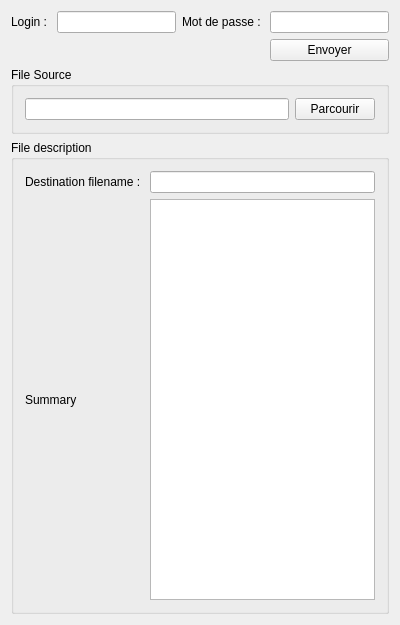
<?xml version="1.0" encoding="UTF-8"?>
<ui version="4.0">
 <class>MainWindow</class>
 <widget class="QMainWindow" name="MainWindow">
  <property name="geometry">
   <rect>
    <x>0</x>
    <y>0</y>
    <width>400</width>
    <height>625</height>
   </rect>
  </property>
  <property name="windowTitle">
   <string>MainWindow</string>
  </property>
  <widget class="QWidget" name="centralWidget">
   <layout class="QGridLayout" name="gridLayout_2">
    <item row="0" column="0">
     <layout class="QGridLayout" name="gridLayout">
      <item row="0" column="0">
       <widget class="QLabel" name="mLoginLabel">
        <property name="text">
         <string>Login : </string>
        </property>
       </widget>
      </item>
      <item row="0" column="1">
       <widget class="QLineEdit" name="mLoginEdit"/>
      </item>
      <item row="0" column="2">
       <widget class="QLabel" name="mMdpLabel">
        <property name="text">
         <string>Mot de passe : </string>
        </property>
       </widget>
      </item>
      <item row="0" column="3">
       <widget class="QLineEdit" name="mMdpEdit"/>
      </item>
      <item row="1" column="3">
       <widget class="QPushButton" name="pushButton">
        <property name="text">
         <string>Envoyer</string>
        </property>
       </widget>
      </item>
     </layout>
    </item>
    <item row="1" column="0">
     <widget class="QGroupBox" name="groupBox">
      <property name="title">
       <string>File Source</string>
      </property>
      <property name="flat">
       <bool>true</bool>
      </property>
      <property name="checkable">
       <bool>false</bool>
      </property>
      <layout class="QHBoxLayout" name="horizontalLayout">
       <item>
        <widget class="QLineEdit" name="lineEdit"/>
       </item>
       <item>
        <widget class="QPushButton" name="parcourir">
         <property name="text">
          <string>Parcourir</string>
         </property>
        </widget>
       </item>
      </layout>
     </widget>
    </item>
    <item row="2" column="0">
     <widget class="QGroupBox" name="groupBox_2">
      <property name="title">
       <string>File description</string>
      </property>
      <property name="flat">
       <bool>true</bool>
      </property>
      <layout class="QGridLayout" name="gridLayout_3">
       <item row="0" column="1">
        <widget class="QLineEdit" name="lineEdit_2"/>
       </item>
       <item row="0" column="0">
        <widget class="QLabel" name="label">
         <property name="text">
          <string>Destination filename : </string>
         </property>
        </widget>
       </item>
       <item row="1" column="0">
        <widget class="QLabel" name="label_2">
         <property name="text">
          <string>Summary</string>
         </property>
        </widget>
       </item>
       <item row="1" column="1">
        <widget class="QPlainTextEdit" name="plainTextEdit"/>
       </item>
      </layout>
     </widget>
    </item>
   </layout>
  </widget>
 </widget>
 <layoutdefault spacing="6" margin="11"/>
 <resources/>
 <connections/>
 <slots>
  <slot>parcourirFiles()</slot>
 </slots>
</ui>
